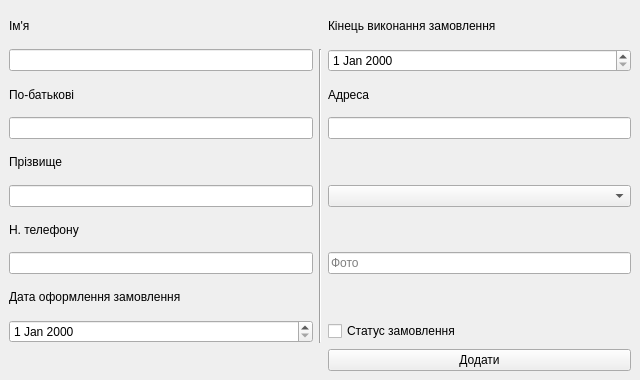
<?xml version="1.0" encoding="UTF-8"?>
<ui version="4.0">
 <class>adduserwindow</class>
 <widget class="QMainWindow" name="adduserwindow">
  <property name="geometry">
   <rect>
    <x>0</x>
    <y>0</y>
    <width>640</width>
    <height>380</height>
   </rect>
  </property>
  <property name="minimumSize">
   <size>
    <width>640</width>
    <height>380</height>
   </size>
  </property>
  <property name="maximumSize">
   <size>
    <width>640</width>
    <height>380</height>
   </size>
  </property>
  <property name="windowTitle">
   <string>MainWindow</string>
  </property>
  <widget class="QWidget" name="centralwidget">
   <layout class="QGridLayout" name="gridLayout">
    <item row="0" column="0">
     <widget class="QLabel" name="label_2">
      <property name="text">
       <string>Ім'я</string>
      </property>
     </widget>
    </item>
    <item row="0" column="2">
     <widget class="QLabel" name="label_7">
      <property name="text">
       <string>Кінець виконання замовлення</string>
      </property>
     </widget>
    </item>
    <item row="1" column="0">
     <widget class="QLineEdit" name="NamelineEdit"/>
    </item>
    <item row="1" column="1" rowspan="9">
     <widget class="Line" name="line">
      <property name="orientation">
       <enum>Qt::Vertical</enum>
      </property>
     </widget>
    </item>
    <item row="1" column="2">
     <widget class="QDateEdit" name="EndOrderDate"/>
    </item>
    <item row="2" column="0">
     <widget class="QLabel" name="label_3">
      <property name="text">
       <string>По-батькові</string>
      </property>
     </widget>
    </item>
    <item row="2" column="2">
     <widget class="QLabel" name="label_6">
      <property name="text">
       <string>Адреса</string>
      </property>
     </widget>
    </item>
    <item row="3" column="0">
     <widget class="QLineEdit" name="MiddleNameLineEdit"/>
    </item>
    <item row="3" column="2">
     <widget class="QLineEdit" name="AdressLineEdit"/>
    </item>
    <item row="4" column="0">
     <widget class="QLabel" name="label_4">
      <property name="text">
       <string>Прізвище</string>
      </property>
     </widget>
    </item>
    <item row="5" column="0">
     <widget class="QLineEdit" name="SurnameLineEdit"/>
    </item>
    <item row="5" column="2">
     <widget class="QComboBox" name="ServiceComboBox">
      <property name="currentText">
       <string/>
      </property>
      <property name="placeholderText">
       <string>Послуги</string>
      </property>
     </widget>
    </item>
    <item row="6" column="0">
     <widget class="QLabel" name="label_5">
      <property name="text">
       <string>Н. телефону</string>
      </property>
     </widget>
    </item>
    <item row="7" column="0">
     <widget class="QLineEdit" name="PhoneLineEdit"/>
    </item>
    <item row="7" column="2">
     <widget class="QLineEdit" name="PhotopathPineEdit">
      <property name="placeholderText">
       <string>Фото</string>
      </property>
     </widget>
    </item>
    <item row="8" column="0">
     <widget class="QLabel" name="label">
      <property name="text">
       <string>Дата оформлення замовлення</string>
      </property>
     </widget>
    </item>
    <item row="9" column="0">
     <widget class="QDateEdit" name="StartDateEdit"/>
    </item>
    <item row="9" column="2">
     <widget class="QCheckBox" name="StatusCheckBox">
      <property name="text">
       <string>Статус замовлення</string>
      </property>
     </widget>
    </item>
    <item row="10" column="2">
     <widget class="QPushButton" name="AddUserButton">
      <property name="text">
       <string>Додати</string>
      </property>
     </widget>
    </item>
   </layout>
  </widget>
 </widget>
 <resources/>
 <connections/>
</ui>
